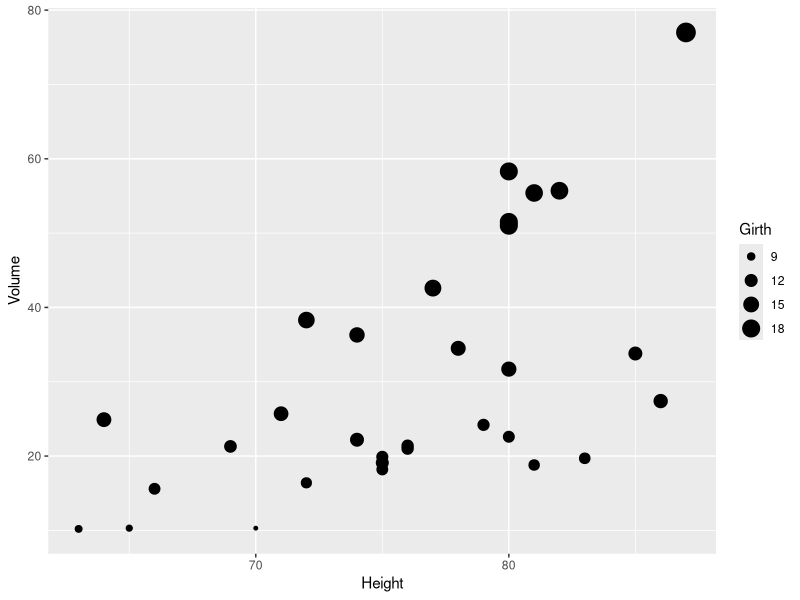
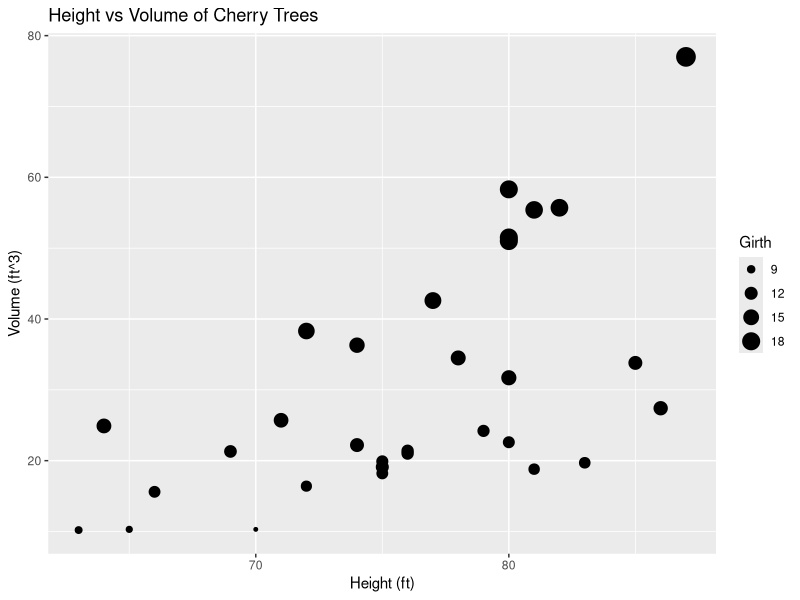
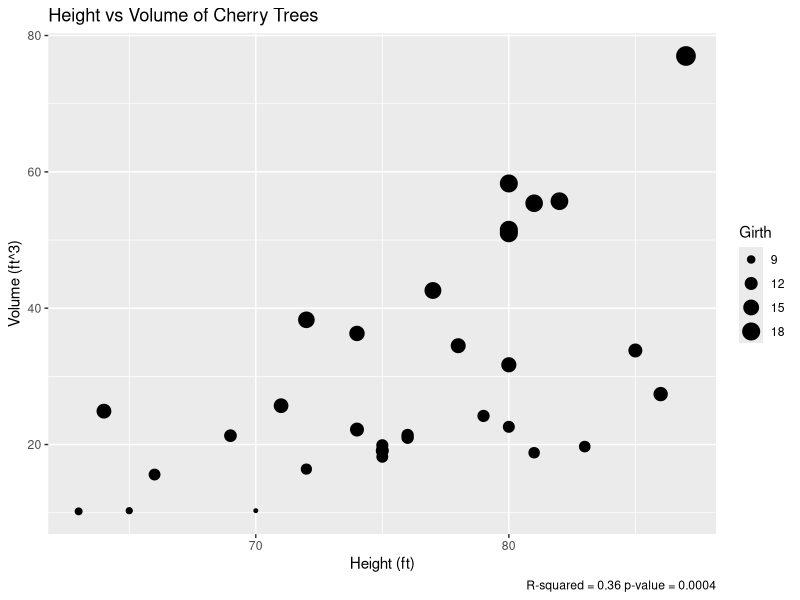
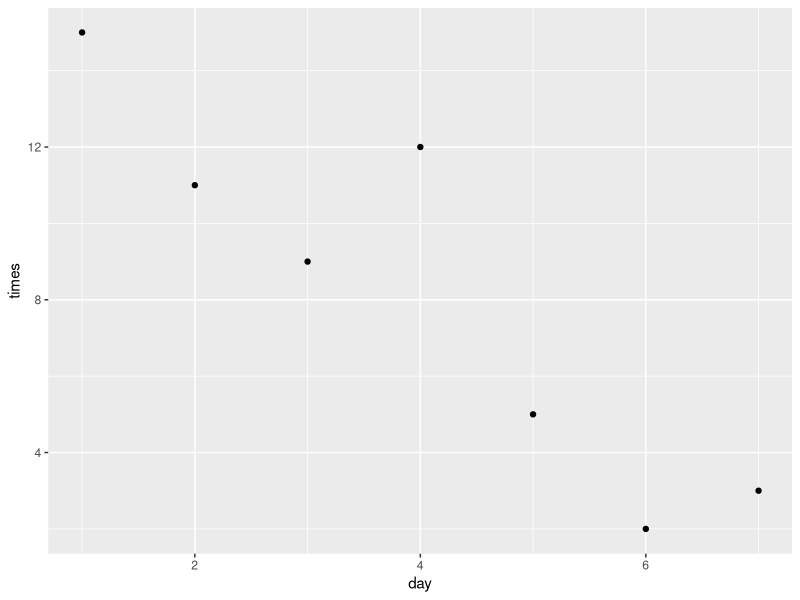
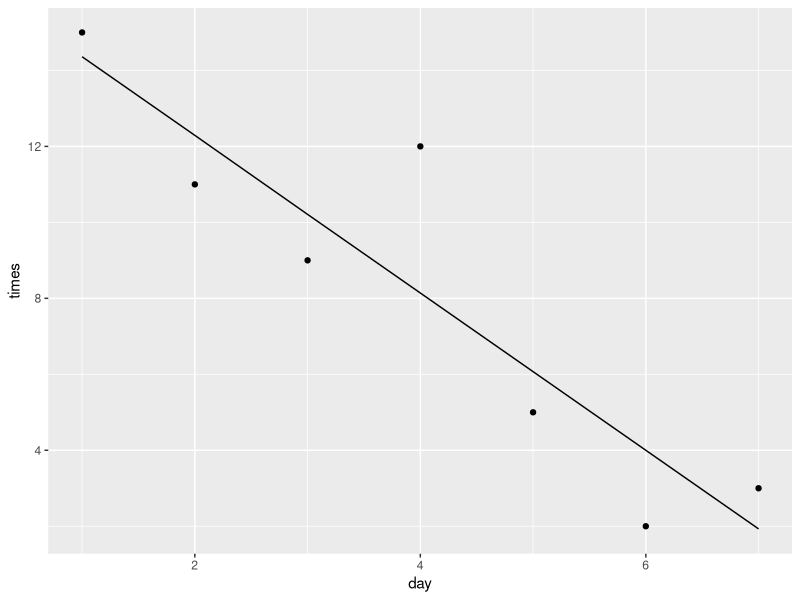
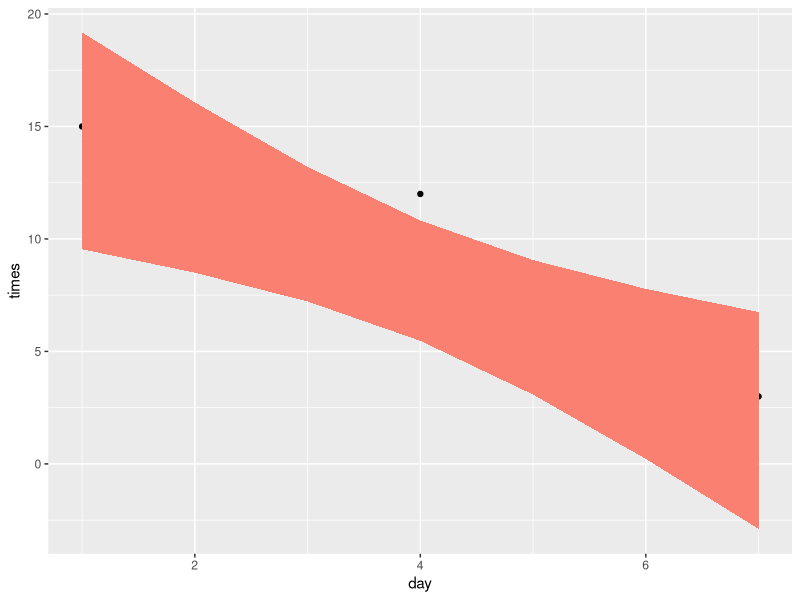
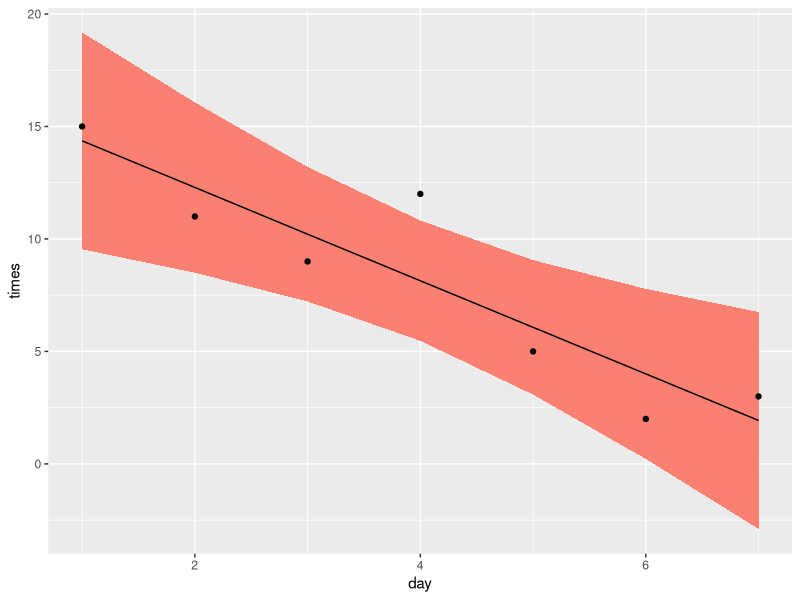
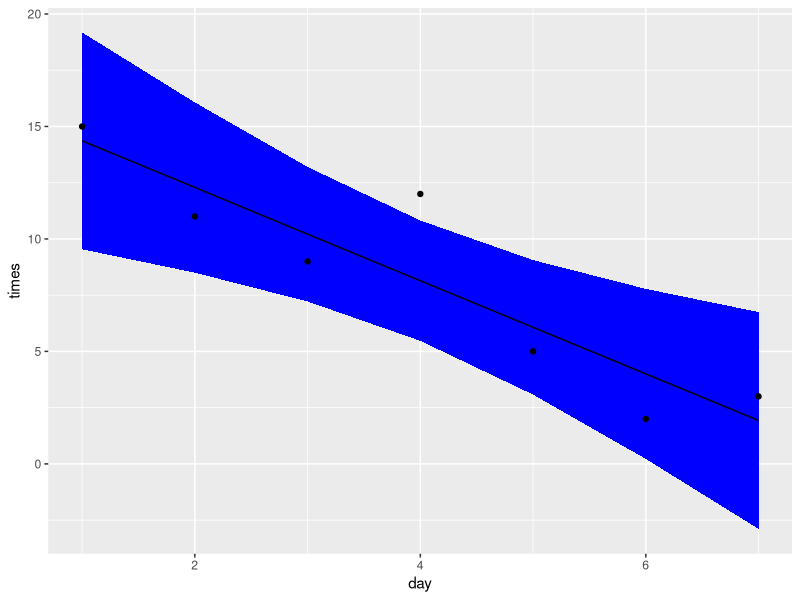

Source code (R) for these figures, in order:
## ---- chunk 1
library(tidyverse) # loading ggplot2
library(MASS) # loading MASS library
knitr::opts_chunk$set(echo = TRUE)
## ---- chunk 2
ggplot( trees, aes(x=Height, y=Volume)) + # scatterplot
  geom_point(aes(size=Girth)) # size of points
## ---- chunk 3
ggplot( trees, aes(x=Height, y=Volume)) + # scatterplot
  geom_point(aes(size=Girth)) + # point size
  labs( title= 'Height vs Volume of Cherry Trees') + # labels
  labs(x="Height (ft)", y="Volume (ft^3)" )
## ---- chunk 4
ggplot( trees, aes(x=Height, y=Volume)) + # scatterplot
  geom_point(aes(size=Girth)) + # point size
  labs( title= 'Height vs Volume of Cherry Trees') + # labels
  labs(x="Height (ft)", y="Volume (ft^3)" ) +
  labs(caption= "R-squared = 0.36 p-value = 0.0004")
## ---- chunk 5
    Rosy <- data.frame(
      times = c(15, 11, 9, 12, 5, 2, 3),
      day   = 1:7,
      yhat  = c(14.36, 12.29, 10.21, 8.14, 6.07, 4.00,  1.93),
      lwr   = c( 9.54,  8.5,   7.22, 5.47, 3.08, 0.22, -2.89),
      upr   = c(19.18, 16.07, 13.2, 10.82, 9.06, 7.78,  6.75))
## ---- chunk 6
    Rosy <- data.frame(
      times = c(15, 11, 9, 12, 5, 2, 3),
      day   = 1:7,
      yhat  = c(14.36, 12.29, 10.21, 8.14, 6.07, 4.00,  1.93),
      lwr   = c( 9.54,  8.5,   7.22, 5.47, 3.08, 0.22, -2.89),
      upr   = c(19.18, 16.07, 13.2, 10.82, 9.06, 7.78,  6.75))
ggplot( data=Rosy, aes(x=day, y=times)) + # scatterplot
  geom_point() 
## ---- chunk 7
    Rosy <- data.frame(
      times = c(15, 11, 9, 12, 5, 2, 3),
      day   = 1:7,
      yhat  = c(14.36, 12.29, 10.21, 8.14, 6.07, 4.00,  1.93),
      lwr   = c( 9.54,  8.5,   7.22, 5.47, 3.08, 0.22, -2.89),
      upr   = c(19.18, 16.07, 13.2, 10.82, 9.06, 7.78,  6.75))
ggplot( data=Rosy, aes(x=day, y=times)) + # scatterplot
  geom_point() + 
  geom_line(aes(x=day, y=yhat)) # best fit line
## ---- chunk 8
    Rosy <- data.frame(
      times = c(15, 11, 9, 12, 5, 2, 3),
      day   = 1:7,
      yhat  = c(14.36, 12.29, 10.21, 8.14, 6.07, 4.00,  1.93),
      lwr   = c( 9.54,  8.5,   7.22, 5.47, 3.08, 0.22, -2.89),
      upr   = c(19.18, 16.07, 13.2, 10.82, 9.06, 7.78,  6.75))
ggplot( data=Rosy, aes(x=day, y=times)) + # scatterplot
  geom_point() + 
  geom_line(aes(x=day, y=yhat)) + # best fit line
  geom_ribbon(aes(ymin=lwr, ymax=upr), fill='salmon') 
  # ribbon of confidence region
## ---- chunk 9
    Rosy <- data.frame(
      times = c(15, 11, 9, 12, 5, 2, 3),
      day   = 1:7,
      yhat  = c(14.36, 12.29, 10.21, 8.14, 6.07, 4.00,  1.93),
      lwr   = c( 9.54,  8.5,   7.22, 5.47, 3.08, 0.22, -2.89),
      upr   = c(19.18, 16.07, 13.2, 10.82, 9.06, 7.78,  6.75))
ggplot( data=Rosy, aes(x=day, y=times)) + # scatterplot
  geom_ribbon(aes(ymin=lwr, ymax=upr), fill='salmon') +  # layer 1
  geom_point() + # layer 2
  geom_line(aes(x=day, y=yhat)) # layer 3
## ---- chunk 10
    Rosy <- data.frame(
      times = c(15, 11, 9, 12, 5, 2, 3),
      day   = 1:7,
      yhat  = c(14.36, 12.29, 10.21, 8.14, 6.07, 4.00,  1.93),
      lwr   = c( 9.54,  8.5,   7.22, 5.47, 3.08, 0.22, -2.89),
      upr   = c(19.18, 16.07, 13.2, 10.82, 9.06, 7.78,  6.75))
ggplot( data=Rosy, aes(x=day, y=times)) + # scatterplot
  geom_ribbon(aes(ymin=lwr, ymax=upr), fill='blue') +  # color change 
  geom_point() +                      
  geom_line(aes(x=day, y=yhat)) 
## ---- chunk 11
    Rosy <- data.frame(
      times = c(15, 11, 9, 12, 5, 2, 3),
      day   = 1:7,
      yhat  = c(14.36, 12.29, 10.21, 8.14, 6.07, 4.00,  1.93),
      lwr   = c( 9.54,  8.5,   7.22, 5.47, 3.08, 0.22, -2.89),
      upr   = c(19.18, 16.07, 13.2, 10.82, 9.06, 7.78,  6.75))
ggplot( data=Rosy, aes(x=day, y=times)) + # scatterplot
  geom_ribbon(aes(ymin=lwr, ymax=upr), fill='blue') +  # color change 
  geom_point() +                      
  geom_line(aes(x=day, y=yhat)) +
  labs( title= 'Ring Around the Rosy Frequency') + # labels
  labs(x="day", y="times" ) 
## ---- chunk 12
library(tidyverse)
data('birthwt', package='MASS')
birthwt <- birthwt %>% mutate(
  race  = factor(race,  labels=c('White','Black','Other')),
  smoke = factor(smoke, labels=c('No Smoke', 'Smoke')))
## ---- chunk 13
?MASS::birthwt # loaded help file
## ---- chunk 14
library(tidyverse)
data('birthwt', package='MASS')
birthwt <- birthwt %>% mutate(
  race  = factor(race,  labels=c('White','Black','Other')),
  smoke = factor(smoke, labels=c('No Smoke', 'Smoke')))
ggplot(birthwt, aes(x=bwt)) + geom_histogram() # histogram
## ---- chunk 15
library(tidyverse)
data('birthwt', package='MASS')
birthwt <- birthwt %>% mutate(
  race  = factor(race,  labels=c('White','Black','Other')),
  smoke = factor(smoke, labels=c('No Smoke', 'Smoke')))
ggplot(birthwt, aes(x=bwt)) + geom_histogram() +
  facet_grid( cols = vars(smoke)) 
  # 2 seperate graphs for smoke status
## ---- chunk 16
library(tidyverse)
data('birthwt', package='MASS')
birthwt <- birthwt %>% mutate(
  race  = factor(race,  labels=c('White','Black','Other')),
  smoke = factor(smoke, labels=c('No Smoke', 'Smoke')))
ggplot(birthwt, aes(x=bwt)) + geom_histogram() +
  facet_grid( smoke ~ race ) 
  # seperate graphs for smoke status vs race
## ---- chunk 17
library(tidyverse)
data('birthwt', package='MASS')
birthwt <- birthwt %>% mutate(
  race  = factor(race,  labels=c('White','Black','Other')),
  smoke = factor(smoke, labels=c('No Smoke', 'Smoke')))
ggplot(birthwt, aes(x=bwt, y=..density..)) + geom_histogram() +
  facet_grid( cols = vars(smoke)) # density on y-axis
## ---- chunk 18
library(tidyverse)
data('birthwt', package='MASS')
birthwt <- birthwt %>% mutate(
  race  = factor(race,  labels=c('White','Black','Other')),
  smoke = factor(smoke, labels=c('No Smoke', 'Smoke')))
ggplot(birthwt, aes(x=bwt, y=..density..)) + geom_histogram() +
  facet_grid( cols = vars(smoke)) + geom_density() # add density line
## ---- chunk 19
library(tidyverse)
data('birthwt', package='MASS')
birthwt <- birthwt %>% mutate(
  race  = factor(race,  labels=c('White','Black','Other')),
  smoke = factor(smoke, labels=c('No Smoke', 'Smoke')))
ggplot(birthwt, aes(x=bwt, y=..density..)) + 
  geom_histogram( fill='darkorange2', color='darkblue') + # change color
  facet_grid( cols = vars(smoke)) + geom_density() 
## ---- chunk 20
library(tidyverse)
data('birthwt', package='MASS')
birthwt <- birthwt %>% mutate(
  race  = factor(race,  labels=c('White','Black','Other')),
  smoke = factor(smoke, labels=c('No Smoke', 'Smoke')))
ggplot(birthwt, aes(x=bwt, y=..density..)) + 
  geom_density() + geom_histogram( fill='darkorange2', color='darkblue') +
  facet_grid( cols = vars(smoke)) # layered density line under histogram
## ---- chunk 21
library(tidyverse)
data('birthwt', package='MASS')
birthwt <- birthwt %>% mutate(
  race  = factor(race,  labels=c('White','Black','Other')),
  smoke = factor(smoke, labels=c('No Smoke', 'Smoke')))
ggplot(birthwt, aes(x=bwt, y=..density..)) + 
  geom_density() + geom_histogram( fill='darkorange2', color='darkblue') +
  facet_grid(. ~ smoke) # histograms side by side
## ---- chunk 22
data('ChickWeight') # loaded data set
?ChickWeight # loaded manual page
## ---- chunk 23
data('ChickWeight')
ggplot(ChickWeight, aes(x= weight, y= Time)) + # plotted weight vs age
  geom_point(aes(color=Diet)) + # used different color for each diet
  facet_wrap(. ~ Chick) # used facet_wrap to better display graphs
## ---- chunk 24
data(ChickWeight)
ggplot(ChickWeight, aes(x=Time, y=weight, group=Chick )) +
  geom_point() + geom_line() +
  facet_grid( ~ Diet) 
